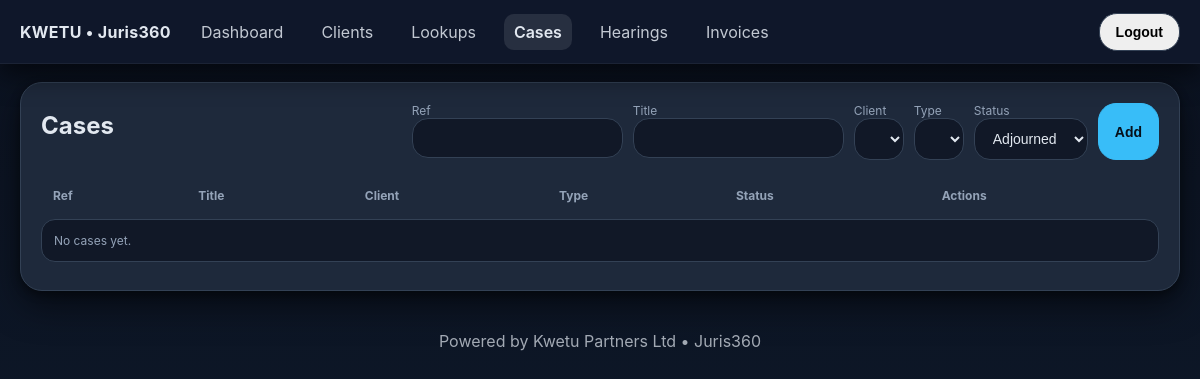
The app's page /cases (signed in), older data.
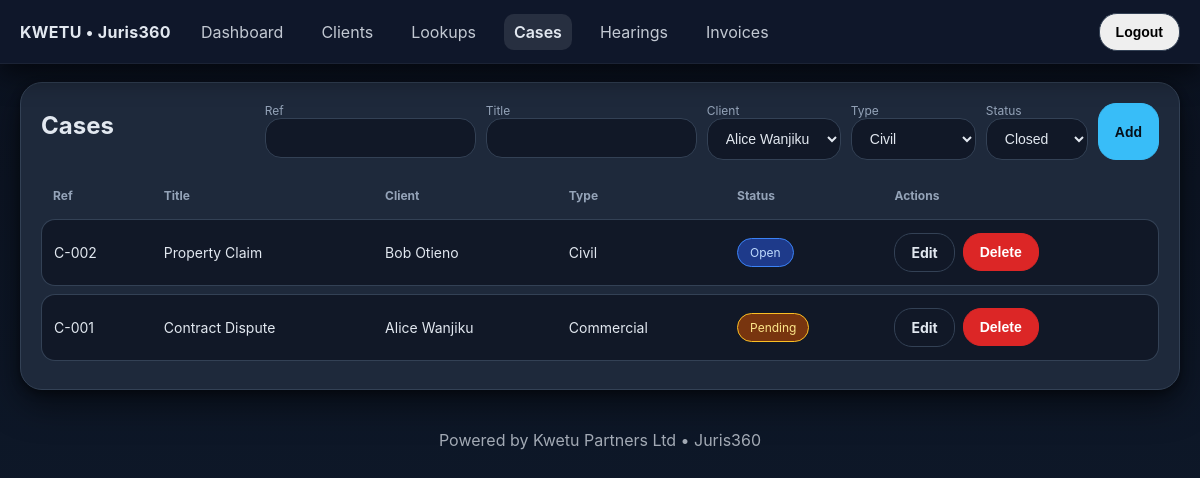
The same page, newer data.
### app.py (models this page shows)
class Case(db.Model):
    id = db.Column(db.Integer, primary_key=True)
    ref = db.Column(db.String(40), nullable=False)
    title = db.Column(db.String(200), nullable=False)
    client_id = db.Column(db.Integer, db.ForeignKey('client.id'), nullable=False)
    case_type_id = db.Column(db.Integer, db.ForeignKey('case_type.id'), nullable=False)
    status_id = db.Column(db.Integer, db.ForeignKey('case_status.id'), nullable=False)
    opened_on = db.Column(db.Date, default=date.today)
    next_hearing_date = db.Column(db.Date, nullable=True)
    client = db.relationship('Client', back_populates='cases')
    case_type = db.relationship('CaseType', back_populates='cases')
    status = db.relationship('CaseStatus', back_populates='cases')
    hearings = db.relationship('Hearing', back_populates='case', cascade='all, delete-orphan')
    invoices = db.relationship('Invoice', back_populates='case', cascade='all, delete-orphan')

class Client(db.Model):
    id = db.Column(db.Integer, primary_key=True)
    name = db.Column(db.String(120), nullable=False)
    phone = db.Column(db.String(50))
    email = db.Column(db.String(120))
    address = db.Column(db.String(200))
    cases = db.relationship('Case', back_populates='client', cascade='all, delete-orphan')
    invoices = db.relationship('Invoice', back_populates='client', cascade='all, delete-orphan')

class CaseType(db.Model):
    id = db.Column(db.Integer, primary_key=True)
    name = db.Column(db.String(80), unique=True, nullable=False)
    cases = db.relationship('Case', back_populates='case_type')

class CaseStatus(db.Model):
    id = db.Column(db.Integer, primary_key=True)
    name = db.Column(db.String(40), unique=True, nullable=False)
    cases = db.relationship('Case', back_populates='status')
    hearings = db.relationship('Hearing', back_populates='status')
    invoices = db.relationship('Invoice', back_populates='status')

### app.py (the view)
@app.route('/cases')
@login_required
def cases():
    rows = Case.query.order_by(Case.id.desc()).all()
    return render_template('cases.html', active='cases', rows=rows,
        clients=Client.query.order_by(Client.name).all(),
        types=CaseType.query.order_by(CaseType.name).all(),
        status=CaseStatus.query.order_by(CaseStatus.name).all(),
        edit=None)

### app.py (called while the page is built)
def login_required(view):
    @wraps(view)
    def _wrap(*a, **kw):
        if not app.config['REQUIRE_LOGIN'] or session.get('user'):
            return view(*a, **kw)
        return redirect(url_for('login', next=request.path))
    return _wrap

@app.context_processor
def inject_globals():
    return dict(config=app.config, session=session)

### templates/cases.html (shortened to what this page needs)
{% extends "base.html" %}
{% block content %}
<div class="card">
  <div class="section-head">
    <h1>Cases</h1>
    <form method="post" action="{{ url_for('cases_create') }}" class="inline">
      <label>Ref<br><input class="input" name="ref" required></label>
      <label>Title<br><input class="input" name="title" required></label>
      <label>Client<br>
        <select name="client_id" class="select" required>
          {% for c in clients %}<option value="{{ c.id }}">{{ c.name }}</option>{% endfor %}
        </select>
      </label>
      <label>Type<br>
        <select name="case_type_id" class="select" required>
          {% for t in types %}<option value="{{ t.id }}">{{ t.name }}</option>{% endfor %}
        </select>
      </label>
      <label>Status<br>
        <select name="status_id" class="select" required>
          {% for s in status %}<option value="{{ s.id }}">{{ s.name }}</option>{% endfor %}
        </select>
      </label>
      <button class="btn primary">Add</button>
    </form>
  </div>
  <table>
    <thead><tr><th>Ref</th><th>Title</th><th>Client</th><th>Type</th><th>Status</th><th>Actions</th></tr></thead>
    <tbody>
      {% for r in rows %}
      <tr>
        <td>{{ r.ref }}</td>
        <td>{{ r.title }}</td>
        <td>{{ r.client.name }}</td>
        <td>{{ r.case_type.name }}</td>
        <td><span class="badge {{ r.status.name|lower }}">{{ r.status.name }}</span></td>
        <td class="actions">
          <a class="btn ghost" href="{{ url_for('cases_edit', id=r.id) }}">Edit</a>
          <form method="post" action="{{ url_for('cases_delete', id=r.id) }}" onsubmit="return confirm('Delete case?')">
            <button class="btn danger">Delete</button>
          </form>
        </td>
      </tr>
      {% endfor %}
      {% if not rows %}<tr><td colspan="6" class="small">No cases yet.</td></tr>{% endif %}
    </tbody>
  </table>
</div>
{% endblock %}

Row changes from the older to the newer data that the page shows:
added Case: ref "C-002", title "Property Claim", client.name "Bob Otieno", case_type.name "Civil", status.name "Open"
added Case: ref "C-001", title "Contract Dispute", client.name "Alice Wanjiku", case_type.name "Commercial", status.name "Pending"
Text that changed along with them:
form field client_id: (not shown) → "Alice Wanjiku"
form field case_type_id: (not shown) → "Civil"
form field status_id: "Adjourned" → "Closed"
text no longer shown: "No cases yet."
